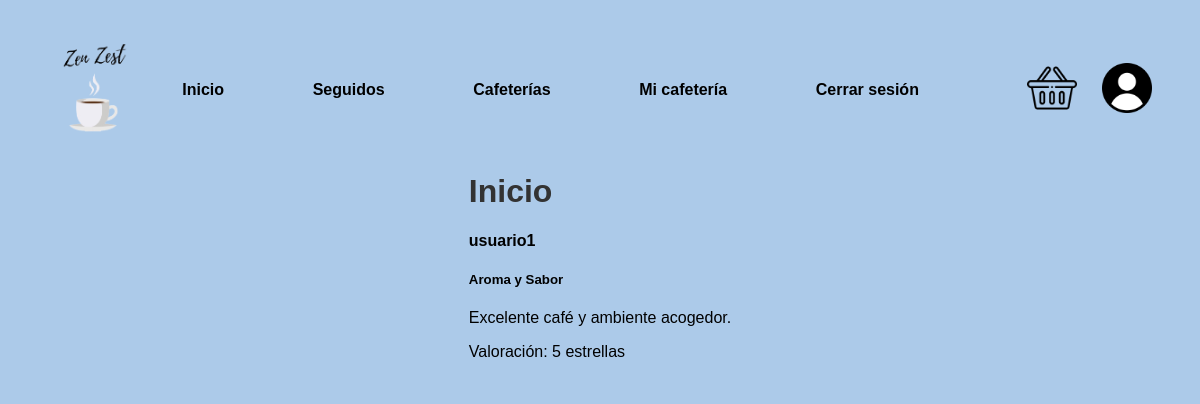
The app's page /index.php (signed in) with its own data.
### tables this page shows
CREATE TABLE Comentarios (
    ID INT AUTO_INCREMENT PRIMARY KEY,
    Usuario VARCHAR(50),
    Cafeteria_Comentada VARCHAR(50),
    Valoracion INT,
    Mensaje TEXT,
    FOREIGN KEY (Usuario) REFERENCES Usuario(Nombre),
    FOREIGN KEY (Cafeteria_Comentada) REFERENCES Cafeteria(Nombre)
);

### includes/src/comentarios/Comentarios.php (called while the page is built, shortened)
<?php
class Comentarios {
    private $Usuario;
    private $Cafeteria_Comentada;
    private $Valoracion;
    private $Mensaje;
    public function __construct($ID, $Usuario, $Cafeteria_Comentada, $Valoracion, $Mensaje) {
        $this->Usuario = $Usuario;
        $this->Cafeteria_Comentada = $Cafeteria_Comentada;
        $this->Valoracion = $Valoracion;
        $this->Mensaje = $Mensaje;
    }
    public static function getComentariosDeSeguidos($usuariosSeguidos) {
        $conn = Aplicacion::getInstance()->getConexionBd();
        $nombresSeguidos = array_map([$conn, 'real_escape_string'], $usuariosSeguidos);
        $inQuery = "'" . join("','", $nombresSeguidos) . "'";
        $query = "SELECT * FROM Comentarios WHERE Usuario IN ($inQuery) ORDER BY ID DESC";
        $result = $conn->query($query);
        $comentarios = [];
        if ($result) {
            while ($row = $result->fetch_assoc()) {
                $comentarios[] = new Comentarios($row['ID'], $row['Usuario'], $row['Cafeteria_Comentada'], $row['Valoracion'], $row['Mensaje']);
            }
        }
        return $comentarios;
    }
    public function getUsuario() {
        return $this->Usuario;
    }
    public function getCafeteriaComentada() {
        return $this->Cafeteria_Comentada;
    }
    public function getValoracion() {
        return $this->Valoracion;
    }
    public function getMensaje() {
        return $this->Mensaje;
    }
}

### index.php (the view, shortened to what this page needs)
<?php
require_once __DIR__.'/includes/config.php';
if (isset($_SESSION['nombre'])) {
  $nombreUsuario = $_SESSION['nombre'];
  $usuariosSeguidos = $app->getUsuariosSeguidos($nombreUsuario);
  $contenidoPrincipal = "<h1>Inicio</h1>";
  if (empty($usuariosSeguidos)) {
    $contenidoPrincipal =  "<p>Aún no sigues a ningún usuario.<p>";
  }
  else{
    $comentariosSeguidos = es\ucm\fdi\aw\comentarios\Comentarios::getComentariosDeSeguidos($usuariosSeguidos);
    $comentariosHTML = "<div class='comentarios-seccion'>";
    foreach ($comentariosSeguidos as $comentario) {
        $comentariosHTML .= "<div class='comentario'>";
        $comentariosHTML .= "<h4>" . htmlspecialchars($comentario->getUsuario()) . "</h4>";
        $comentariosHTML .= "<h5>" . htmlspecialchars($comentario->getCafeteriaComentada()) . "</h5>";
        $comentariosHTML .= "<p>" . htmlspecialchars($comentario->getMensaje()) . "</p>";
        $comentariosHTML .= "<p>Valoración: " . htmlspecialchars($comentario->getValoracion()) . " estrellas</p>";
        $comentariosHTML .= "</div>";
    }
    $comentariosHTML .= "</div>";
  }
}
else{
  $contenidoPrincipal = "<p>Por favor, <a href='login.php'>inicia sesión</a> o <a href='registro.php'>regístrate</a> para acceder al contenido.</p>";
}

### css/estilo.css (style rules this page uses)
body { font-family: Arial, sans-serif; background-color: #accae9; padding: 20px; box-sizing: border-box; }
h1, h2 { color: #333; }
p { margin-bottom: 15px; }

### records on screen
comentarios: Usuario "usuario1", Cafeteria_Comentada "Aroma y Sabor", Mensaje "Excelente café y ambiente acogedor.", Valoracion "5"
